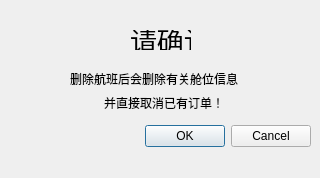
<?xml version="1.0" encoding="UTF-8"?>
<ui version="4.0">
 <class>Dialog</class>
 <widget class="QDialog" name="Dialog">
  <property name="geometry">
   <rect>
    <x>0</x>
    <y>0</y>
    <width>320</width>
    <height>178</height>
   </rect>
  </property>
  <property name="windowTitle">
   <string>确认删除</string>
  </property>
  <widget class="QDialogButtonBox" name="buttonBox">
   <property name="geometry">
    <rect>
     <x>10</x>
     <y>120</y>
     <width>301</width>
     <height>32</height>
    </rect>
   </property>
   <property name="orientation">
    <enum>Qt::Horizontal</enum>
   </property>
   <property name="standardButtons">
    <set>QDialogButtonBox::Cancel|QDialogButtonBox::Ok</set>
   </property>
  </widget>
  <widget class="QLabel" name="label">
   <property name="geometry">
    <rect>
     <x>130</x>
     <y>30</y>
     <width>61</width>
     <height>20</height>
    </rect>
   </property>
   <property name="font">
    <font>
     <pointsize>20</pointsize>
    </font>
   </property>
   <property name="text">
    <string>请确认</string>
   </property>
  </widget>
  <widget class="QWidget" name="">
   <property name="geometry">
    <rect>
     <x>70</x>
     <y>70</y>
     <width>188</width>
     <height>42</height>
    </rect>
   </property>
   <layout class="QVBoxLayout" name="verticalLayout">
    <item>
     <widget class="QLabel" name="label_2">
      <property name="text">
       <string>删除航班后会删除有关舱位信息</string>
      </property>
     </widget>
    </item>
    <item>
     <widget class="QLabel" name="label_3">
      <property name="text">
       <string>并直接取消已有订单！</string>
      </property>
      <property name="alignment">
       <set>Qt::AlignCenter</set>
      </property>
     </widget>
    </item>
   </layout>
  </widget>
 </widget>
 <resources/>
 <connections>
  <connection>
   <sender>buttonBox</sender>
   <signal>rejected()</signal>
   <receiver>Dialog</receiver>
   <slot>reject()</slot>
   <hints>
    <hint type="sourcelabel">
     <x>316</x>
     <y>260</y>
    </hint>
    <hint type="destinationlabel">
     <x>286</x>
     <y>274</y>
    </hint>
   </hints>
  </connection>
 </connections>
</ui>
